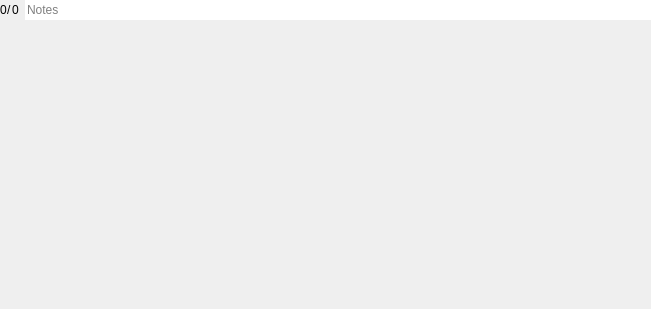
<?xml version="1.0" encoding="UTF-8"?>
<ui version="4.0">
 <class>TelemetryFrame</class>
 <widget class="QWidget" name="TelemetryFrame">
  <property name="geometry">
   <rect>
    <x>0</x>
    <y>0</y>
    <width>651</width>
    <height>309</height>
   </rect>
  </property>
  <property name="sizePolicy">
   <sizepolicy hsizetype="Expanding" vsizetype="Expanding">
    <horstretch>0</horstretch>
    <verstretch>0</verstretch>
   </sizepolicy>
  </property>
  <property name="windowTitle">
   <string>Telemetry Chart</string>
  </property>
  <layout class="QVBoxLayout" name="verticalLayout">
   <property name="spacing">
    <number>0</number>
   </property>
   <property name="leftMargin">
    <number>0</number>
   </property>
   <property name="topMargin">
    <number>0</number>
   </property>
   <property name="rightMargin">
    <number>0</number>
   </property>
   <property name="bottomMargin">
    <number>0</number>
   </property>
   <item>
    <layout class="QHBoxLayout" name="toolBarLayout">
     <property name="spacing">
      <number>6</number>
     </property>
     <property name="leftMargin">
      <number>0</number>
     </property>
     <property name="topMargin">
      <number>0</number>
     </property>
     <property name="bottomMargin">
      <number>0</number>
     </property>
     <item>
      <layout class="QHBoxLayout" name="horizontalLayout">
       <property name="spacing">
        <number>0</number>
       </property>
       <property name="leftMargin">
        <number>0</number>
       </property>
       <property name="topMargin">
        <number>0</number>
       </property>
       <property name="rightMargin">
        <number>0</number>
       </property>
       <property name="bottomMargin">
        <number>0</number>
       </property>
       <item>
        <widget class="ClickableLabel" name="lbCurrent">
         <property name="text">
          <string>0</string>
         </property>
        </widget>
       </item>
       <item>
        <widget class="QLabel" name="label">
         <property name="text">
          <string>/</string>
         </property>
        </widget>
       </item>
       <item>
        <widget class="QLabel" name="lbTotal">
         <property name="text">
          <string>0</string>
         </property>
        </widget>
       </item>
      </layout>
     </item>
     <item>
      <widget class="QLineEdit" name="eNotes">
       <property name="frame">
        <bool>false</bool>
       </property>
       <property name="placeholderText">
        <string>Notes</string>
       </property>
      </widget>
     </item>
    </layout>
   </item>
   <item>
    <widget class="QWidget" name="widget" native="true">
     <property name="sizePolicy">
      <sizepolicy hsizetype="Preferred" vsizetype="MinimumExpanding">
       <horstretch>0</horstretch>
       <verstretch>0</verstretch>
      </sizepolicy>
     </property>
    </widget>
   </item>
  </layout>
  <action name="aLast">
   <property name="icon">
    <iconset resource="../../resources/standard-icons.qrc">
     <normaloff>:/icons/old/transport_range.png</normaloff>:/icons/old/transport_range.png</iconset>
   </property>
   <property name="text">
    <string>Top</string>
   </property>
   <property name="toolTip">
    <string>Load the most recent flight</string>
   </property>
  </action>
  <action name="aDelete">
   <property name="icon">
    <iconset resource="../../resources/standard-icons.qrc">
     <normaloff>:/icons/old/edit-delete.png</normaloff>:/icons/old/edit-delete.png</iconset>
   </property>
   <property name="text">
    <string>Delete</string>
   </property>
   <property name="toolTip">
    <string>Delete current flight</string>
   </property>
  </action>
  <action name="aEdit">
   <property name="icon">
    <iconset resource="../../resources/standard-icons.qrc">
     <normaloff>:/icons/old/text-plain.png</normaloff>:/icons/old/text-plain.png</iconset>
   </property>
   <property name="text">
    <string>Edit</string>
   </property>
   <property name="toolTip">
    <string>Open in external editor</string>
   </property>
  </action>
  <action name="aExport">
   <property name="icon">
    <iconset resource="../../resources/standard-icons.qrc">
     <normaloff>:/icons/old/ark_extract.png</normaloff>:/icons/old/ark_extract.png</iconset>
   </property>
   <property name="text">
    <string>Export data..</string>
   </property>
   <property name="toolTip">
    <string>Export data..</string>
   </property>
  </action>
  <action name="aReport">
   <property name="icon">
    <iconset resource="../../resources/standard-icons.qrc">
     <normaloff>:/icons/old/view-certificate-export.png</normaloff>:/icons/old/view-certificate-export.png</iconset>
   </property>
   <property name="text">
    <string>Report</string>
   </property>
   <property name="toolTip">
    <string>Create Report</string>
   </property>
  </action>
  <action name="aCut">
   <property name="icon">
    <iconset resource="../../resources/standard-icons.qrc">
     <normaloff>:/icons/old/edit-cut.png</normaloff>:/icons/old/edit-cut.png</iconset>
   </property>
   <property name="text">
    <string>Cut</string>
   </property>
   <property name="toolTip">
    <string>Cut file to fit current view</string>
   </property>
  </action>
  <action name="aFilter">
   <property name="icon">
    <iconset resource="../../resources/standard-icons.qrc">
     <normaloff>:/icons/old/document-sign.png</normaloff>:/icons/old/document-sign.png</iconset>
   </property>
   <property name="text">
    <string>Filter</string>
   </property>
   <property name="toolTip">
    <string>Show filter configuration...</string>
   </property>
  </action>
  <action name="aFullScreen">
   <property name="icon">
    <iconset resource="../../resources/standard-icons.qrc">
     <normaloff>:/icons/old/view-fullscreen.png</normaloff>:/icons/old/view-fullscreen.png</iconset>
   </property>
   <property name="text">
    <string>Full Screen</string>
   </property>
   <property name="toolTip">
    <string>Toggle Full Screen</string>
   </property>
  </action>
  <action name="aPrev">
   <property name="icon">
    <iconset resource="../../resources/standard-icons.qrc">
     <normaloff>:/icons/old/nudge_left.png</normaloff>:/icons/old/nudge_left.png</iconset>
   </property>
   <property name="text">
    <string>Previous</string>
   </property>
   <property name="toolTip">
    <string>Load previous flight</string>
   </property>
  </action>
  <action name="aNext">
   <property name="icon">
    <iconset resource="../../resources/standard-icons.qrc">
     <normaloff>:/icons/old/nudge_right.png</normaloff>:/icons/old/nudge_right.png</iconset>
   </property>
   <property name="text">
    <string>Next</string>
   </property>
   <property name="toolTip">
    <string>Load next flight</string>
   </property>
  </action>
  <action name="aFiles">
   <property name="icon">
    <iconset resource="../../resources/standard-icons.qrc">
     <normaloff>:/icons/old/document-preview-archive.png</normaloff>:/icons/old/document-preview-archive.png</iconset>
   </property>
   <property name="text">
    <string>Show Files</string>
   </property>
   <property name="toolTip">
    <string>Show file manager...</string>
   </property>
  </action>
  <action name="aReload">
   <property name="icon">
    <iconset resource="../../resources/standard-icons.qrc">
     <normaloff>:/icons/old/transport_loop.png</normaloff>:/icons/old/transport_loop.png</iconset>
   </property>
   <property name="text">
    <string>Reload</string>
   </property>
   <property name="toolTip">
    <string>Reload current file</string>
   </property>
  </action>
  <action name="aSplitV">
   <property name="checkable">
    <bool>true</bool>
   </property>
   <property name="icon">
    <iconset resource="../../resources/standard-icons.qrc">
     <normaloff>:/icons/old/view-split-top-bottom.png</normaloff>:/icons/old/view-split-top-bottom.png</iconset>
   </property>
   <property name="text">
    <string>Split Vertically</string>
   </property>
   <property name="toolTip">
    <string>Split view vertically</string>
   </property>
  </action>
  <action name="aPlay">
   <property name="icon">
    <iconset resource="../../resources/standard-icons.qrc">
     <normaloff>:/icons/old/transport_play.png</normaloff>:/icons/old/transport_play.png</iconset>
   </property>
   <property name="text">
    <string>Play</string>
   </property>
   <property name="toolTip">
    <string>Play telemetry data...</string>
   </property>
  </action>
  <action name="aFilterUAV">
   <property name="checkable">
    <bool>true</bool>
   </property>
   <property name="icon">
    <iconset resource="../../resources/standard-icons.qrc">
     <normaloff>:/icons/old/view-filter.png</normaloff>:/icons/old/view-filter.png</iconset>
   </property>
   <property name="text">
    <string>Filter UAV</string>
   </property>
   <property name="toolTip">
    <string>Filter data files by UAV name...</string>
   </property>
  </action>
  <action name="avSTD">
   <property name="text">
    <string>STD</string>
   </property>
   <property name="toolTip">
    <string>Show common plots</string>
   </property>
  </action>
  <action name="avIMU">
   <property name="text">
    <string>IMU</string>
   </property>
   <property name="toolTip">
    <string>Show IMU sensors</string>
   </property>
  </action>
  <action name="avCTR">
   <property name="text">
    <string>CTR</string>
   </property>
   <property name="toolTip">
    <string>Show controls</string>
   </property>
  </action>
  <action name="avCLR">
   <property name="text">
    <string>CLR</string>
   </property>
   <property name="toolTip">
    <string>Clear visible plots</string>
   </property>
  </action>
 </widget>
 <customwidgets>
  <customwidget>
   <class>ClickableLabel</class>
   <extends>QLabel</extends>
   <header location="global">ClickableLabel.h</header>
  </customwidget>
 </customwidgets>
 <resources>
  <include location="../../resources/standard-icons.qrc"/>
 </resources>
 <connections/>
</ui>
